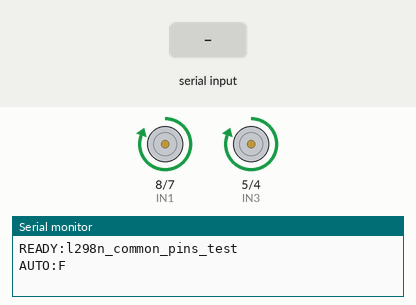
Recording of a sketch running on a simulated Arduino Uno, built with avr-gcc and run on an emulated ATmega328P. On the bench: motor-driver pin pairs drawn as motors (green arrow = first pin HIGH = forward, orange = second pin HIGH = backward, longer = more drive, scaled by the enable pin), the last lines printed to the serial monitor. The test bench sets the inputs (shaded band).

Above: at 2.2 s.
2.3 s: "B" received over Serial
At 3.5 s:
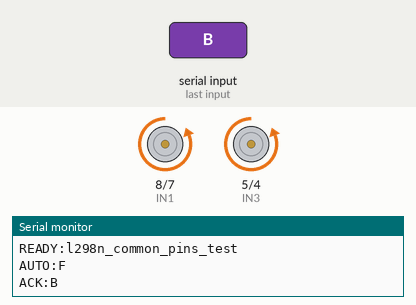
3.8 s: "L" received over Serial
At 4.6 s:
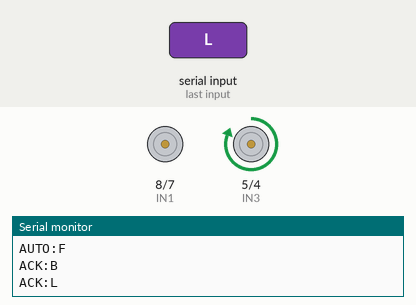
5.3 s: "R" received over Serial
At 5.8 s:
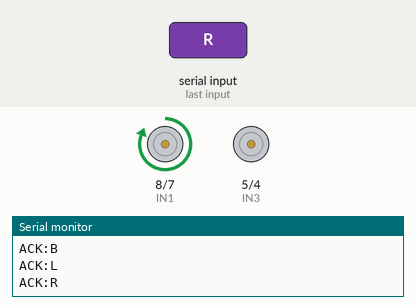
6.8 s: "1" received over Serial
8.3 s: "2" received over Serial
At 9.2 s:
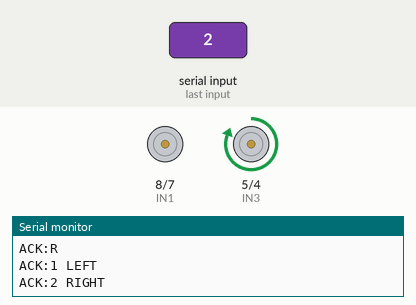
9.8 s: "1" received over Serial
At 10.4 s:
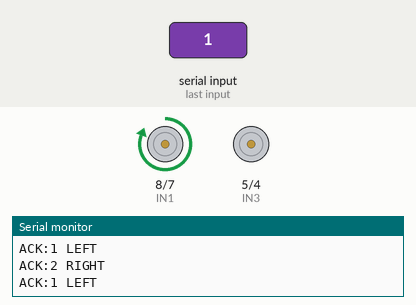
Timing chart, 0 to 12.3 s (numbered marks = the images above; inputs shaded):
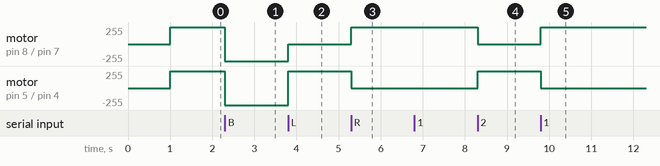

Measured:
- after the input at 2.3 s, motor on pin 8 (IN1) / pin 7 (IN2), motor on pin 5 (IN3) / pin 4 (IN4): forward 255/255 → backward 255/255 at once
- after the input at 3.8 s, motor on pin 8 (IN1) / pin 7 (IN2): backward 255/255 → stopped at once; motor on pin 5 (IN3) / pin 4 (IN4): backward 255/255 → forward 255/255 at once
- after the input at 5.3 s, motor on pin 8 (IN1) / pin 7 (IN2): stopped → forward 255/255 at once; motor on pin 5 (IN3) / pin 4 (IN4): forward 255/255 → stopped at once
- after the input at 8.3 s, motor on pin 8 (IN1) / pin 7 (IN2): forward 255/255 → stopped at once; motor on pin 5 (IN3) / pin 4 (IN4): stopped → forward 255/255 at once
- after the input at 9.8 s, motor on pin 8 (IN1) / pin 7 (IN2): stopped → forward 255/255 at once; motor on pin 5 (IN3) / pin 4 (IN4): forward 255/255 → stopped at once

The sketch:

l298n_common_pins_test.ino
```cpp
// Test L298N avec pins classiques.
// Cabler:
// ENA -> D9
// IN1 -> D8
// IN2 -> D7
// IN3 -> D5
// IN4 -> D4
// ENB -> D3
//
// OUT1/OUT2 -> cote gauche
// OUT3/OUT4 -> cote droit
// Batterie moteur + -> +12V/VIN L298N
// Batterie moteur - -> GND L298N
// GND Arduino -> GND L298N

const int ENA = 9;
const int IN1 = 8;
const int IN2 = 7;
const int IN3 = 5;
const int IN4 = 4;
const int ENB = 3;

const int SPEED = 255;

void motorA(int dir) {
  analogWrite(ENA, SPEED);
  digitalWrite(IN1, dir > 0 ? HIGH : LOW);
  digitalWrite(IN2, dir < 0 ? HIGH : LOW);
}

void motorB(int dir) {
  analogWrite(ENB, SPEED);
  digitalWrite(IN3, dir > 0 ? HIGH : LOW);
  digitalWrite(IN4, dir < 0 ? HIGH : LOW);
}

void stopAll() {
  analogWrite(ENA, 0);
  analogWrite(ENB, 0);
  digitalWrite(IN1, LOW);
  digitalWrite(IN2, LOW);
  digitalWrite(IN3, LOW);
  digitalWrite(IN4, LOW);
}

void forward() {
  motorA(1);
  motorB(1);
}

void backward() {
  motorA(-1);
  motorB(-1);
}

void left() {
  motorA(0);
  motorB(1);
}

void right() {
  motorA(1);
  motorB(0);
}

void setup() {
  pinMode(ENA, OUTPUT);
  pinMode(IN1, OUTPUT);
  pinMode(IN2, OUTPUT);
  pinMode(IN3, OUTPUT);
  pinMode(IN4, OUTPUT);
  pinMode(ENB, OUTPUT);

  Serial.begin(9600);
  stopAll();
  Serial.println("READY:l298n_common_pins_test");

  delay(1000);
  Serial.println("AUTO:F");
  forward();
}

void loop() {
  while (Serial.available()) {
    char c = Serial.read();
    if (c >= 'a' && c <= 'z') c -= 32;

    switch (c) {
      case 'F': Serial.println("ACK:F"); forward(); break;
      case 'B': Serial.println("ACK:B"); backward(); break;
      case 'L': Serial.println("ACK:L"); left(); break;
      case 'R': Serial.println("ACK:R"); right(); break;
      case 'S': Serial.println("ACK:S"); stopAll(); break;
      case '1': Serial.println("ACK:1 LEFT"); motorA(1); analogWrite(ENB, 0); break;
      case '2': Serial.println("ACK:2 RIGHT"); analogWrite(ENA, 0); motorB(1); break;
      default: break;
    }
  }
}
```
